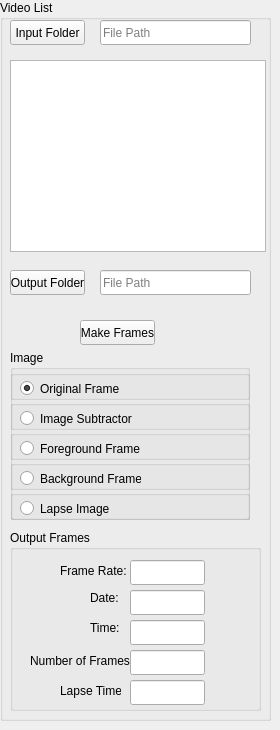
      <widget class="QWidget" name="PGVEditor">
       <attribute name="label">
        <string>Video Editor</string>
       </attribute>
       <widget class="QGroupBox" name="groupBox_8">
        <property name="geometry">
         <rect>
          <x>0</x>
          <y>0</y>
          <width>271</width>
          <height>721</height>
         </rect>
        </property>
        <property name="title">
         <string>Video List</string>
        </property>
        <widget class="QPushButton" name="PBFolderVideo">
         <property name="geometry">
          <rect>
           <x>10</x>
           <y>20</y>
           <width>75</width>
           <height>25</height>
          </rect>
         </property>
         <property name="text">
          <string>Input Folder</string>
         </property>
        </widget>
        <widget class="QLineEdit" name="LEPATHVideo">
         <property name="geometry">
          <rect>
           <x>100</x>
           <y>20</y>
           <width>151</width>
           <height>25</height>
          </rect>
         </property>
         <property name="placeholderText">
          <string>File Path</string>
         </property>
        </widget>
        <widget class="QPushButton" name="PBOutputV">
         <property name="geometry">
          <rect>
           <x>10</x>
           <y>270</y>
           <width>75</width>
           <height>25</height>
          </rect>
         </property>
         <property name="text">
          <string>Output Folder</string>
         </property>
        </widget>
        <widget class="QLineEdit" name="LEOutPathV">
         <property name="geometry">
          <rect>
           <x>100</x>
           <y>270</y>
           <width>151</width>
           <height>25</height>
          </rect>
         </property>
         <property name="placeholderText">
          <string>File Path</string>
         </property>
        </widget>
        <widget class="QPushButton" name="PBFrames">
         <property name="geometry">
          <rect>
           <x>80</x>
           <y>320</y>
           <width>75</width>
           <height>25</height>
          </rect>
         </property>
         <property name="text">
          <string>Make Frames</string>
         </property>
        </widget>
        <widget class="QGroupBox" name="groupBox_12">
         <property name="geometry">
          <rect>
           <x>10</x>
           <y>530</y>
           <width>251</width>
           <height>181</height>
          </rect>
         </property>
         <property name="title">
          <string>Output Frames</string>
         </property>
         <widget class="QLabel" name="label_73">
          <property name="geometry">
           <rect>
            <x>50</x>
            <y>30</y>
            <width>71</width>
            <height>21</height>
           </rect>
          </property>
          <property name="text">
           <string>Frame Rate:</string>
          </property>
         </widget>
         <widget class="QLabel" name="label_74">
          <property name="geometry">
           <rect>
            <x>80</x>
            <y>60</y>
            <width>51</width>
            <height>16</height>
           </rect>
          </property>
          <property name="text">
           <string>Date:</string>
          </property>
         </widget>
         <widget class="QLabel" name="label_75">
          <property name="geometry">
           <rect>
            <x>80</x>
            <y>90</y>
            <width>51</width>
            <height>16</height>
           </rect>
          </property>
          <property name="text">
           <string>Time:</string>
          </property>
         </widget>
         <widget class="QLabel" name="label_76">
          <property name="geometry">
           <rect>
            <x>20</x>
            <y>120</y>
            <width>101</width>
            <height>21</height>
           </rect>
          </property>
          <property name="text">
           <string>Number of Frames:</string>
          </property>
         </widget>
         <widget class="QLabel" name="label_77">
          <property name="geometry">
           <rect>
            <x>50</x>
            <y>150</y>
            <width>61</width>
            <height>21</height>
           </rect>
          </property>
          <property name="text">
           <string>Lapse Time:</string>
          </property>
         </widget>
         <widget class="QLineEdit" name="LEFrameRateV">
          <property name="geometry">
           <rect>
            <x>120</x>
            <y>30</y>
            <width>75</width>
            <height>25</height>
           </rect>
          </property>
         </widget>
         <widget class="QLineEdit" name="LEDateV">
          <property name="geometry">
           <rect>
            <x>120</x>
            <y>60</y>
            <width>75</width>
            <height>25</height>
           </rect>
          </property>
         </widget>
         <widget class="QLineEdit" name="LEHourV">
          <property name="geometry">
           <rect>
            <x>120</x>
            <y>90</y>
            <width>75</width>
            <height>25</height>
           </rect>
          </property>
         </widget>
         <widget class="QLineEdit" name="LENFramesV">
          <property name="geometry">
           <rect>
            <x>120</x>
            <y>120</y>
            <width>75</width>
            <height>25</height>
           </rect>
          </property>
         </widget>
         <widget class="QLineEdit" name="LETimeV">
          <property name="geometry">
           <rect>
            <x>120</x>
            <y>150</y>
            <width>75</width>
            <height>25</height>
           </rect>
          </property>
         </widget>
        </widget>
        <widget class="QTreeView" name="TlistVideo">
         <property name="geometry">
          <rect>
           <x>10</x>
           <y>60</y>
           <width>256</width>
           <height>192</height>
          </rect>
         </property>
        </widget>
        <widget class="QGroupBox" name="groupBox_14">
         <property name="geometry">
          <rect>
           <x>10</x>
           <y>350</y>
           <width>240</width>
           <height>170</height>
          </rect>
         </property>
         <property name="title">
          <string>Image</string>
         </property>
         <widget class="QGroupBox" name="groupBox_15">
          <property name="geometry">
           <rect>
            <x>0</x>
            <y>140</y>
            <width>240</width>
            <height>30</height>
           </rect>
          </property>
          <property name="title">
           <string/>
          </property>
          <widget class="QRadioButton" name="RBLGetFrame">
           <property name="geometry">
            <rect>
             <x>10</x>
             <y>10</y>
             <width>121</width>
             <height>17</height>
            </rect>
           </property>
           <property name="text">
            <string>Lapse Image</string>
           </property>
          </widget>
         </widget>
         <widget class="QGroupBox" name="groupBox_16">
          <property name="geometry">
           <rect>
            <x>0</x>
            <y>110</y>
            <width>240</width>
            <height>30</height>
           </rect>
          </property>
          <property name="title">
           <string/>
          </property>
          <widget class="QRadioButton" name="RBBGetFrame">
           <property name="geometry">
            <rect>
             <x>10</x>
             <y>10</y>
             <width>121</width>
             <height>17</height>
            </rect>
           </property>
           <property name="text">
            <string>Background Frame</string>
           </property>
          </widget>
         </widget>
         <widget class="QGroupBox" name="groupBox_17">
          <property name="geometry">
           <rect>
            <x>0</x>
            <y>80</y>
            <width>240</width>
            <height>30</height>
           </rect>
          </property>
          <property name="title">
           <string/>
          </property>
          <widget class="QRadioButton" name="RBFGetFrame">
           <property name="geometry">
            <rect>
             <x>10</x>
             <y>10</y>
             <width>121</width>
             <height>17</height>
            </rect>
           </property>
           <property name="text">
            <string>Foreground Frame</string>
           </property>
          </widget>
         </widget>
         <widget class="QGroupBox" name="groupBox_18">
          <property name="geometry">
           <rect>
            <x>0</x>
            <y>50</y>
            <width>240</width>
            <height>30</height>
           </rect>
          </property>
          <property name="title">
           <string/>
          </property>
          <widget class="QRadioButton" name="RBISGetFrame">
           <property name="geometry">
            <rect>
             <x>10</x>
             <y>10</y>
             <width>121</width>
             <height>17</height>
            </rect>
           </property>
           <property name="text">
            <string>Image Subtractor</string>
           </property>
          </widget>
         </widget>
         <widget class="QGroupBox" name="groupBox_19">
          <property name="geometry">
           <rect>
            <x>0</x>
            <y>20</y>
            <width>240</width>
            <height>30</height>
           </rect>
          </property>
          <property name="title">
           <string/>
          </property>
          <widget class="QRadioButton" name="RBOGetFrame">
           <property name="geometry">
            <rect>
             <x>10</x>
             <y>10</y>
             <width>101</width>
             <height>17</height>
            </rect>
           </property>
           <property name="text">
            <string>Original Frame</string>
           </property>
           <property name="checked">
            <bool>true</bool>
           </property>
          </widget>
         </widget>
        </widget>
       </widget>
      </widget>
